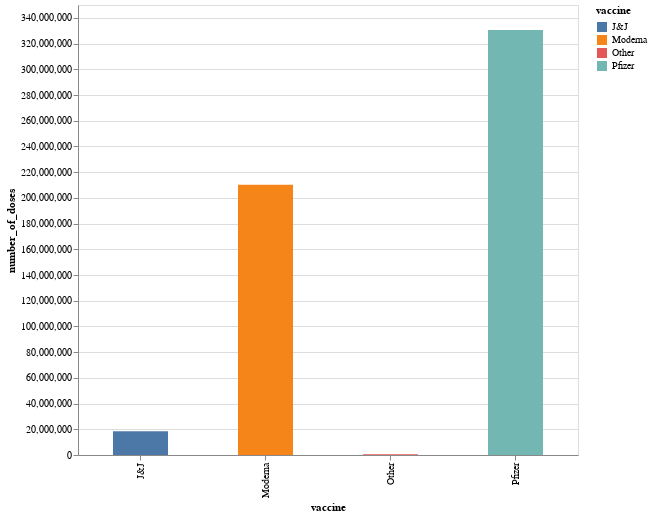

Source (notebook cell):
### Code cell
alt.Chart(df).mark_bar(size=55).encode(
    x="vaccine",
    y=alt.Y("number_of_doses:Q", stack=None),
    color='vaccine'
).properties(
    width=500,
    height=450
)

### Figure 1 — Vega-Lite specification as saved in the notebook (floating-point values rounded to 4 significant figures)
{"config": {"view": {"continuousWidth": 400, "continuousHeight": 300}}, "data": {"name": "data-774484ec18c6b91a50e5950f9ce019ce"}, "mark": {"type": "bar", "size": 55}, "encoding": {"color": {"field": "vaccine", "type": "nominal"}, "x": {"field": "vaccine", "type": "nominal"}, "y": {"field": "number_of_doses", "stack": null, "type": "quantitative"}}, "height": 450, "width": 500, "$schema": "https://vega.github.io/schema/vega-lite/v4.17.0.json", "datasets": {"data-774484ec18c6b91a50e5950f9ce019ce": [{"vaccine": "Pfizer", "number_of_doses": 330534759}, {"vaccine": "Moderna", "number_of_doses": 210254140}, {"vaccine": "J&J", "number_of_doses": 18557893}, {"vaccine": "Other", "number_of_doses": 526848}]}}
